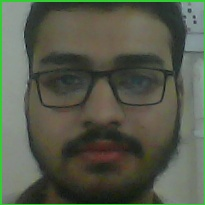
#> input picture openCV/faceDetection&faceRecognition/faceRecognition-1/dataset/atif.22.10.jpg, 205 x 205 px, found by its file name; its folder holds only this picture in this run
$ python trainer.py
#> lines starting #> are read from the running program, lines starting #| are printed output that depends on the picture
import numpy as np
import cv2
import os
from PIL import Image #CTM : uppercase 'I'

recognizer = cv2.face.LBPHFaceRecognizer_create()


path = "dataSet"

def getImagesWithId(path):
#> called with path = 'dataSet'
    allImagePaths = [os.path.join(path,f) for f in os.listdir(path)]
    faces = [] #empty array
    ids = []
    for imagePath in allImagePaths:
    #for more info about Image.open() read :  https://pillow.readthedocs.io/en/3.1.x/reference/Image.html
        faceImage = Image.open(imagePath).convert("L") # 'l is used to make image grayscale...although in this example we store the images in gray scale mode but in case we have colored image of face then it used to handle those images.....
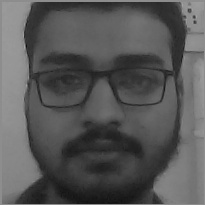
#> faceImage: PIL image 205x205 L; min 14, max 166, mean 87.1
        faceNp =np.array(faceImage, "uint8") #convert that faceimage into numpy image matrix
#> (the run stopped early here; a loop or call above may not have finished)

$ run again, on openCV/faceDetection&faceRecognition/faceRecognition-1/dataset/atif.22.124.jpg
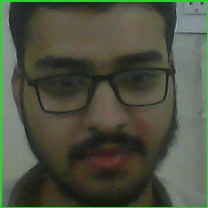
#> input picture openCV/faceDetection&faceRecognition/faceRecognition-1/dataset/atif.22.124.jpg, 208 x 208 px, found by its file name
#> in getImagesWithId, `faceImage = Image.open(imagePath).convert("L") # 'l is used to make im..`:
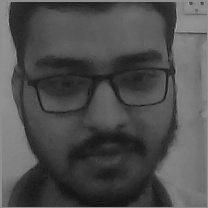
#> faceImage: PIL image 208x208 L; min 17, max 175, mean 78.8
